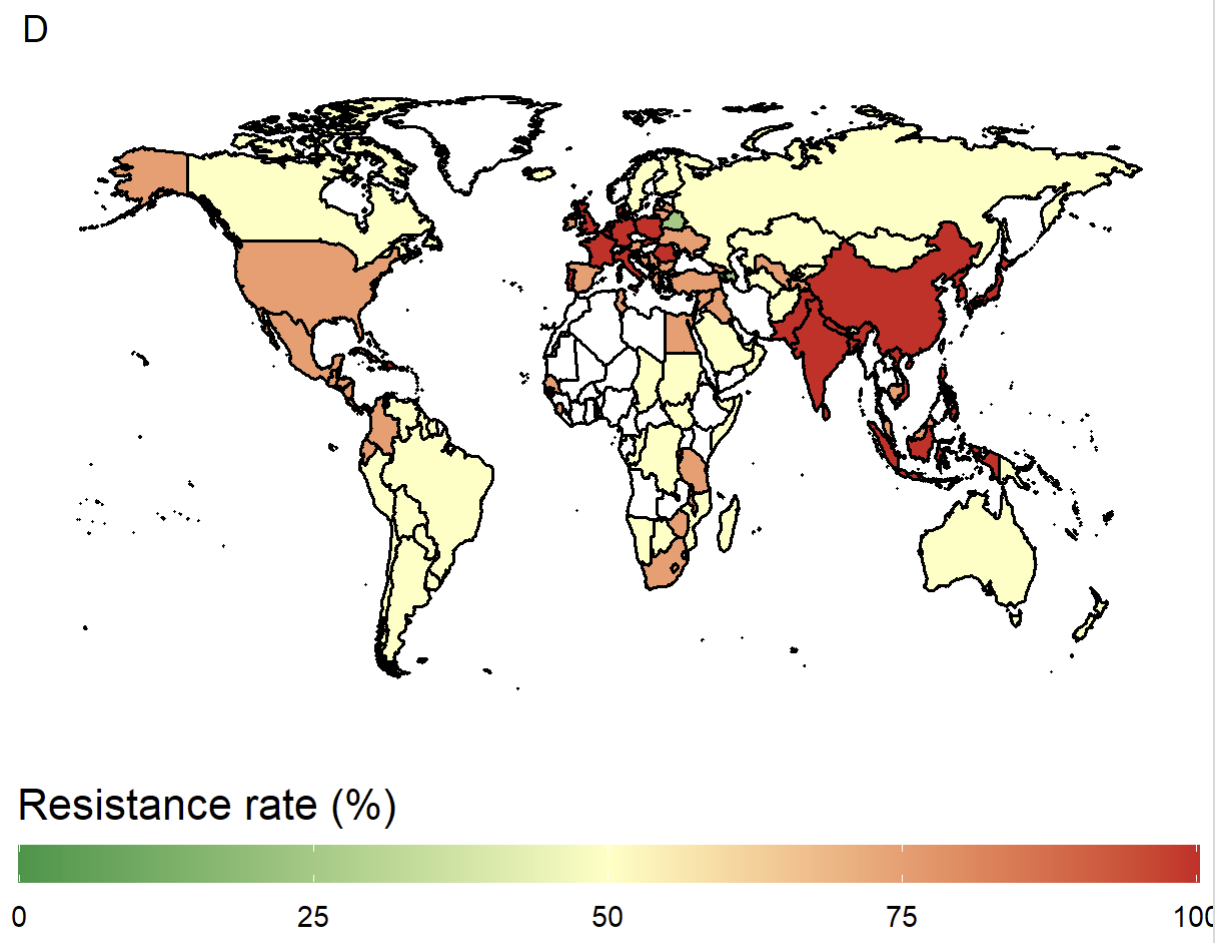

Reproduce this figure in R.
#######reference:DOI:https://doi.org/10.1016/S2542-5196(23)00127-4
#####date:2023-07-27

#world map
#install.packages("RColorBrewer")
#install.packages("tidyverse")
#install.packages("maps")
library(maps)#world map
library(ggplot2)
library(RColorBrewer)#palette
library(tidyverse)
library(openxlsx)
rs<-read.xlsx("D:/map-style02-data-github.xlsx")#The data is fictional
world_map <- map_data("world")
world_map$region<- gsub(" ",".",world_map$region)#Remove spaces from the name
#Unify the name of the data with the name of the World map
world_map$region[which(world_map$region=="Timor-Leste")]="Timor"
world_map$region[which(world_map$region=="Antigua")]="Antigua.and.Barbuda"
world_map$region[which(world_map$region=="Democratic.Republic.of.the.Congo")]="Democratic.Republic.of.Congo"
world_map$region[which(world_map$region=="Republic.of.Congo")]="Congo"
world_map$region[which(world_map$region=="UK")]="United.Kingdom"
world_map$region[which(world_map$region=="Swaziland")]="Eswatini"
world_map$region[which(world_map$region=="Micronesia")]="Micronesia.(country)"
world_map$region[which(world_map$region=="Kyrgyzstan")]="Kyrgyz.Republic"
world_map$region[which(world_map$region=="Saint.Kitts")]="Saint.Kitts.and.Nevis"
world_map$region[which(world_map$region=="North.Korea")]="Korea,.Dem..People's.Rep."
world_map$region[which(world_map$region=="South.Korea")]="Korea,.Rep."
world_map$region[which(world_map$region=="Sint.Maarten")]="Sint.Maarten.(Dutch.part)"
world_map$region[which(world_map$region=="Trinidad")]="Trinidad.and.Tobago"
world_map$region[which(world_map$region=="Tobago")]="Trinidad.and.Tobago"
world_map$region[which(world_map$region=="Turkey")]="Turkiye"
world_map$region[which(world_map$region=="USA")]="United.States"
world_map$region[which(world_map$region=="Saint.Vincent")]="Saint.Vincent.and.the.Grenadines"
world_map$region[which(world_map$region=="Slovakia")]="Slovak.Republic"
world_map$region[which(world_map$region=="Russia")]="Russian.Federation"

rs.world_map <-left_join(world_map,rs, by = "region")#Merge data by region
# Warning message:
#   In left_join(world_map, rs, by = "region") :
#   Detected an unexpected many-to-many relationship between `x` and `y`.
# ℹ Row 98065 of `x` matches multiple rows in `y`.
# ℹ Row 13 of `y` matches multiple rows in `x`.
# ℹ If a many-to-many relationship is expected, set `relationship = "many-to-many"` to silence this warning.
rs.world_map<-rs.world_map[-c(2325:6982),]#Remove the Antarctic and Arctic


ggplot(rs.world_map, aes(long, lat, group = group))+#world map
  geom_polygon(aes(fill = Resistance.rate ), color = "black")+
  scale_x_continuous(breaks = seq(-180, 210, 45), labels = function(x){paste0(x, "°")}) +#longtitude
  scale_y_continuous(breaks = seq(-90, 100, 30), labels = function(x){paste0(x, "°")}) +#latitude
  scale_fill_gradient2(low = "#1a9641",
                       mid = "#ffffbf",
                       high = "#d7191c", 
                       space = "Lab",
                       na.value = "white",
                       guide = "colourbar",
                       midpoint = 50,
                       limits = c(0, 100.1))+#Filling of continuous variable colors
  theme(panel.grid.minor = element_blank(),
        panel.grid.major = element_blank(),
        panel.background = element_blank(),
        plot.background = element_blank(),
        panel.border = element_blank(),
        axis.line = element_blank(),
        axis.text.x = element_blank(),
        axis.text.y = element_blank(),
        axis.ticks = element_blank(),
        axis.title.x = element_blank(),
        axis.title.y = element_blank(),#Clear the background
        legend.position = "bottom",
        legend.key.width = unit(2.5, "cm"),
        legend.key.height= unit(0.4, "cm"),#the parameters of legend
        plot.title = element_text(size = 20, face = "bold"),
        legend.title = element_text(size = 13))+#the size of legend title
  labs(subtitle = "D")+
  guides(fill = guide_colourbar(title="Resistance rate (%)",#the title of legend
                                title.position = "top"))#List the title of the legend above the color bar
